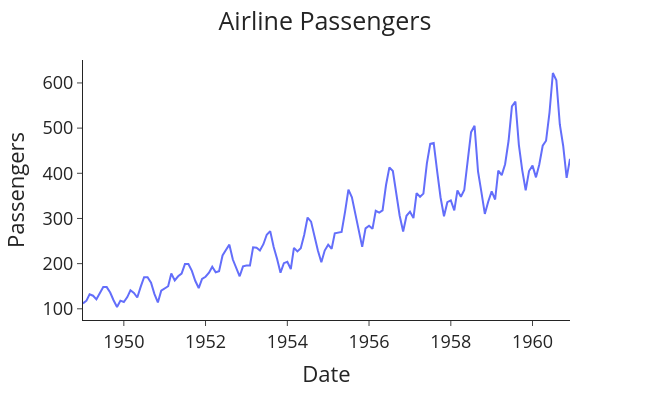

Notebook source saved alongside this figure:
### Code cell
# Vẽ biểu đồ dữ liệu hành khách hàng không
plotting(title='Airline Passengers', data=data, x='Month',
         y='#Passengers', x_label='Date', y_label='Passengers')

### Figure 1 — Plotly figure (JSON) as saved in the notebook; plotly's stock layout.template omitted (floating-point values rounded to 4 significant figures; data arrays with more than 128 entries replaced by an {"elided": "..."} marker saying what was removed)
{"data": [{"hovertemplate": "Date=%{x}<br>Passengers=%{y}<extra></extra>", "legendgroup": "", "line": {"color": "#636efa", "dash": "solid"}, "marker": {"symbol": "circle"}, "mode": "lines", "name": "", "orientation": "v", "showlegend": false, "type": "scatter", "x": {"elided": "144 str values"}, "xaxis": "x", "y": {"elided": "144 int values"}, "yaxis": "y"}], "layout": {"font": {"size": 18}, "height": 400, "legend": {"tracegroupgap": 0}, "margin": {"t": 60}, "title": {"text": "Airline Passengers", "x": 0.5}, "width": 650, "xaxis": {"anchor": "y", "domain": [0, 1], "title": {"text": "Date"}}, "yaxis": {"anchor": "x", "domain": [0, 1], "title": {"text": "Passengers"}}}}
